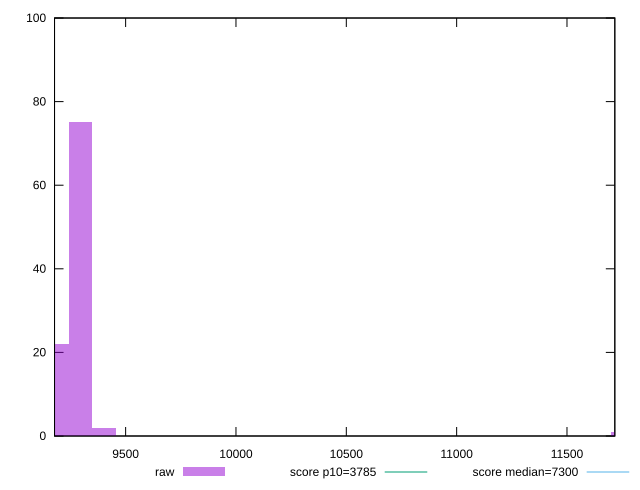

Source code (gnuplot):
reset

$raw <<EOF
11752.371054244537 1
9295.057106538861 75
9188.217369682092 22
9401.896843395629 2
EOF

set key outside below
set boxwidth 106.83973685676851
set xrange [9177.81905:11716.766999999996]
set yrange [0:100]
set trange [0:100]
set style fill transparent solid 0.5 noborder

set parametric
set terminal svg size 640, 490 enhanced background rgb 'white'
set output "reports/report_00033_2021-03-01T14-23-16.841Z/interactive/samples/astro-inner-cached/raw/histogram.svg"

plot $raw title "raw" with boxes, \
     3785,t title "score p10=3785", \
     7300,t title "score median=7300"

reset
